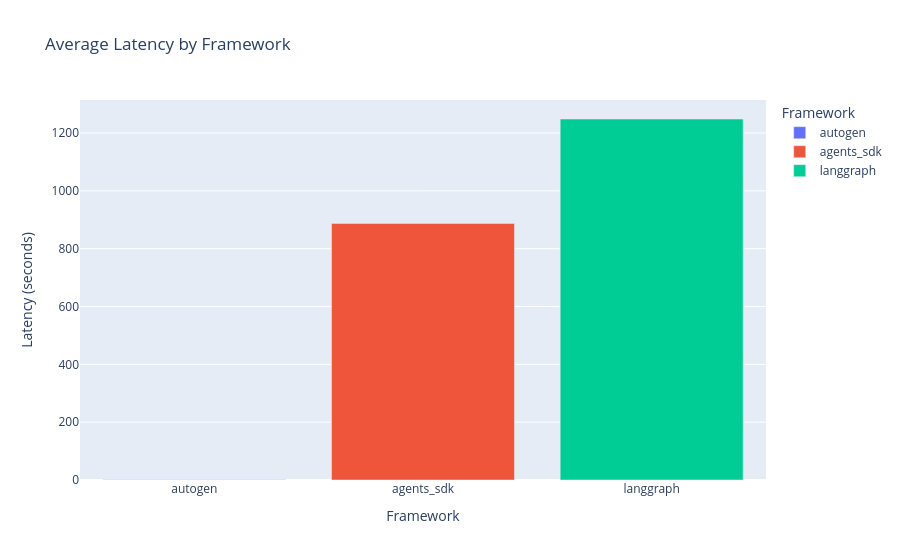

Notebook cell for this chart:
### Markdown cell above
## Latency Comparison

### Code cell
if df is not None:
    # Bar chart: average latency per framework
    latency_avg = df.groupby("framework")["latency_seconds"].mean().reset_index()
    latency_avg = latency_avg.sort_values("latency_seconds")

    fig = px.bar(
        latency_avg,
        x="framework",
        y="latency_seconds",
        title="Average Latency by Framework",
        labels={"latency_seconds": "Latency (seconds)", "framework": "Framework"},
        color="framework",
    )
    fig.show()

### Figure 1 — Plotly figure (JSON) as saved in the notebook; plotly's stock layout.template omitted (floating-point values rounded to 4 significant figures)
{"data": [{"hovertemplate": "Framework=%{x}<br>Latency (seconds)=%{y}<extra></extra>", "legendgroup": "autogen", "marker": {"color": "#636efa", "pattern": {"shape": ""}}, "name": "autogen", "orientation": "v", "showlegend": true, "textposition": "auto", "type": "bar", "x": ["autogen"], "xaxis": "x", "y": [0.4578], "yaxis": "y"}, {"hovertemplate": "Framework=%{x}<br>Latency (seconds)=%{y}<extra></extra>", "legendgroup": "agents_sdk", "marker": {"color": "#EF553B", "pattern": {"shape": ""}}, "name": "agents_sdk", "orientation": "v", "showlegend": true, "textposition": "auto", "type": "bar", "x": ["agents_sdk"], "xaxis": "x", "y": [887.4], "yaxis": "y"}, {"hovertemplate": "Framework=%{x}<br>Latency (seconds)=%{y}<extra></extra>", "legendgroup": "langgraph", "marker": {"color": "#00cc96", "pattern": {"shape": ""}}, "name": "langgraph", "orientation": "v", "showlegend": true, "textposition": "auto", "type": "bar", "x": ["langgraph"], "xaxis": "x", "y": [1249.0], "yaxis": "y"}], "layout": {"barmode": "relative", "legend": {"title": {"text": "Framework"}, "tracegroupgap": 0}, "title": {"text": "Average Latency by Framework"}, "xaxis": {"anchor": "y", "categoryarray": ["autogen", "agents_sdk", "langgraph"], "categoryorder": "array", "domain": [0, 1], "title": {"text": "Framework"}}, "yaxis": {"anchor": "x", "domain": [0, 1], "title": {"text": "Latency (seconds)"}}}}
